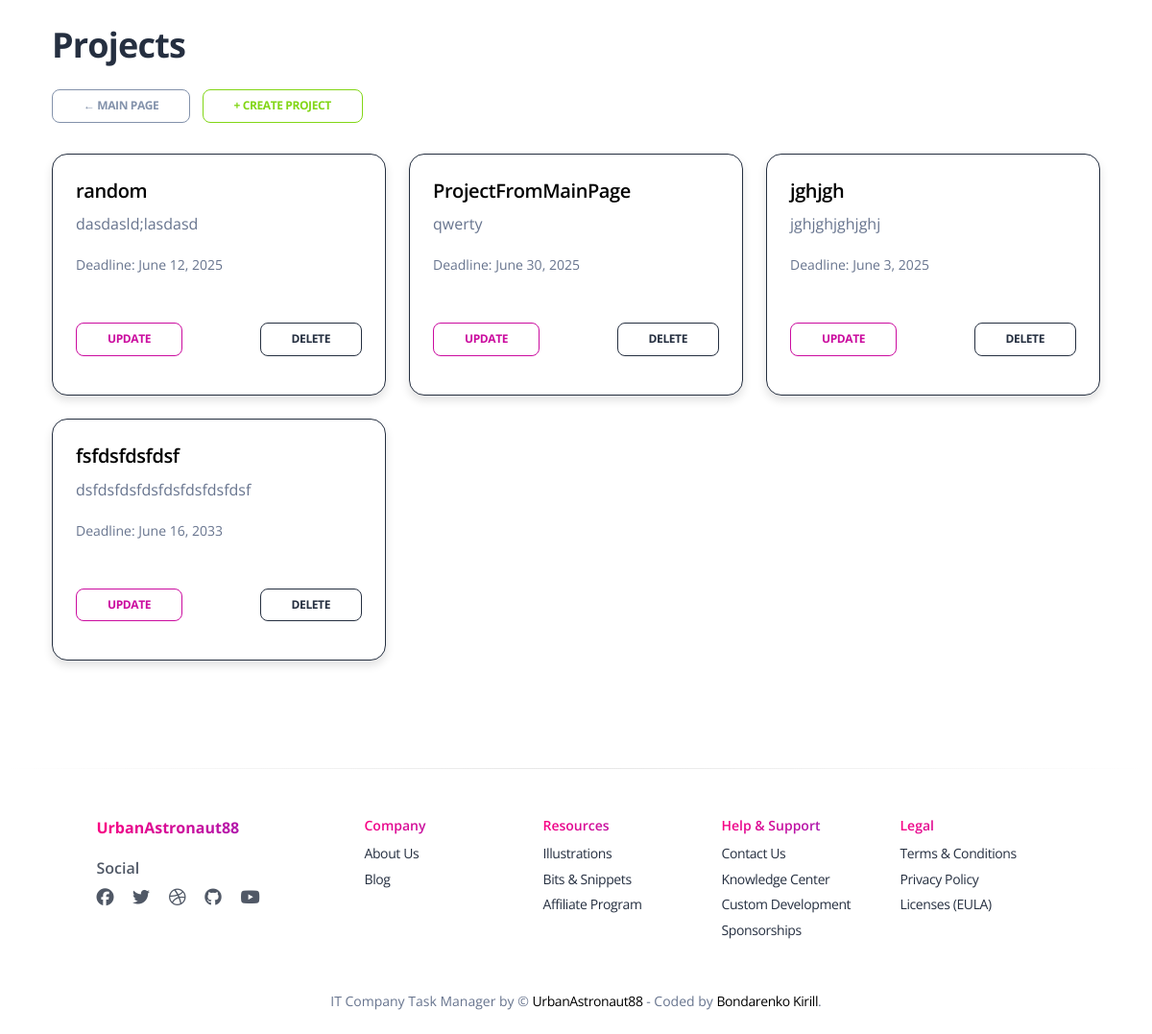
The page /projects/ (signed in) on the database its author committed.
### main/models.py (models this page shows, shortened)
class Project(models.Model):
    name = models.CharField(max_length=255)
    description = models.TextField(blank=True)
    deadline = models.DateField()

### main/views.py (the view)
# urls.py: path("", ProjectListView.as_view(), name="project-list"),
class ProjectListView(LoginRequiredMixin, ListView):
    model = Project
    template_name = "main/project_list.html"
    context_object_name = "projects"
    paginate_by = 9
    def get_context_data(self, **kwargs):
        context = super().get_context_data(**kwargs)
        paginator = context["paginator"]
        page_obj = context["page_obj"]
        projects = context["projects"]
        if not projects and int(self.request.GET.get("page", 1)) > 1:
            context["projects"] = paginator.page(paginator.num_pages)
        return context
    def paginate_queryset(self, queryset, page_size):
        paginator = Paginator(queryset, page_size)
        page = self.request.GET.get('page') or 1
        try:
            page_number = int(page)
        except ValueError:
            page_number = 1
        try:
            page_obj = paginator.page(page_number)
        except EmptyPage:
            page_obj = paginator.page(paginator.num_pages)
        return (paginator, page_obj, page_obj.object_list, page_obj.has_other_pages())

### main/context_processors.py (called while the page is built)
def cfg_assets_root(request):
    return { 'ASSETS_ROOT' : settings.ASSETS_ROOT }

### templates/main/project_list.html (shortened to what this page needs)
{% extends "layouts/base.html" %}
{% block content %}
<div class="container mt-4">
  <h2 class="mb-4">Projects</h2>
  <div class="mb-3">
    <a href="{% url 'main:home' %}" class="btn btn-sm btn-outline-secondary me-2">← Main page</a>
    <a href="{% url 'main:projects:project-create' %}" class="btn btn-sm btn-outline-success">+ Create project</a>
  </div>
  {% if projects %}
    <div class="row row-cols-1 row-cols-md-2 row-cols-lg-3 g-4">
      {% for project in projects %}
        <div class="col">
          <div class="card h-100 shadow-sm border border-dark">
            <div class="card-body">
              <h5 class="card-title">
                <a href="{% url 'main:projects:project-detail' project.pk %}" class="text-decoration-none">
                  {{ project.name }}
                </a>
              </h5>
              <p class="card-text">
                {{ project.description|truncatewords:20 }}
              </p>
              {% if project.deadline %}
                <p class="card-text">
                  <small class="text-muted">Deadline: {{ project.deadline }}</small>
                </p>
              {% endif %}
            </div>
            <div class="card-footer d-flex justify-content-between">
              <a href="{% url 'main:projects:project-update' project.pk %}" class="btn btn-sm btn-outline-primary">Update</a>
              <a href="{% url 'main:projects:project-delete' project.pk %}" class="btn btn-sm btn-outline-dark">Delete</a>
            </div>
          </div>
        </div>
      {% endfor %}
    </div>
  {% else %}
    <div class="alert alert-info mt-3" role="alert">
      No projects available.
    </div>
  {% endif %}
</div>
{% endblock %}

### rows shown on the page
Project: name "random", description "dasdasld;lasdasd", deadline "June 12, 2025"
Project: name "ProjectFromMainPage", description "qwerty", deadline "June 30, 2025"
Project: name "jghjgh", description "jghjghjghjghj", deadline "June 3, 2025"
Project: name "fsfdsfdsfdsf", description "dsfdsfdsfdsfdsfdsfdsfdsf", deadline "June 16, 2033"
